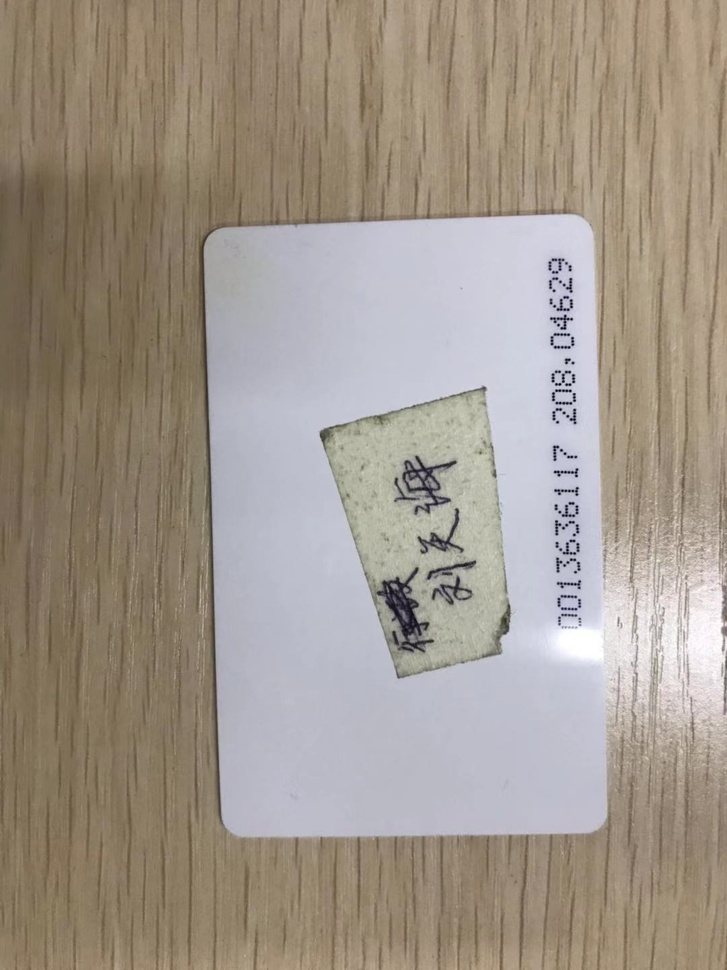
#> input picture opencv_test1/card_1.jpg, 727 x 970 px, shrunk from 1080 x 1440 before the run, found by its file name
$ python 3.py
#> lines starting #> are read from the running program, lines starting #| are printed output that depends on the picture; after the words box and inside, x2 and y2 are one past the last pixel; in counts of white or black regions, pixels touching at a corner belong together
import cv2
import numpy as np

img = cv2.imread("/home/python/Desktop/opencv_test/opencv_test1/card_1.jpg")
#> img is the input picture: shape (970, 727, 3); mean B, G, R 139.1, 150.5, 160.8
img = cv2.GaussianBlur(img, (3, 3), 0)
img1 = cv2.cvtColor(img, cv2.COLOR_BGR2GRAY)
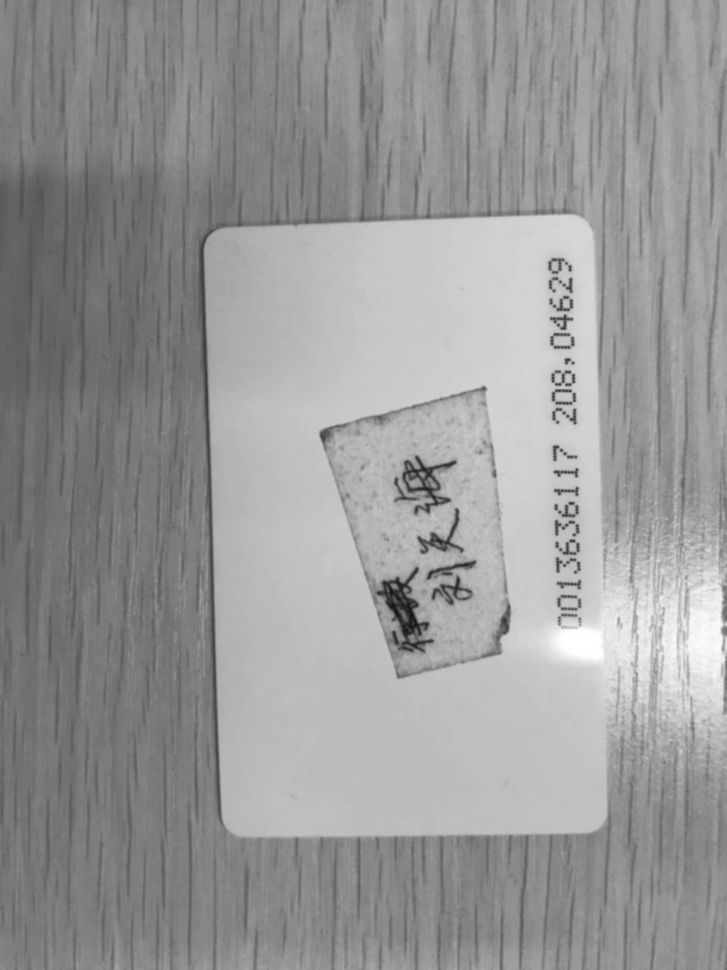
#> img1: shape (970, 727); min 20, max 255, mean 152.3
ret, img_thresh = cv2.threshold(img1, 0, 255, cv2.THRESH_OTSU)
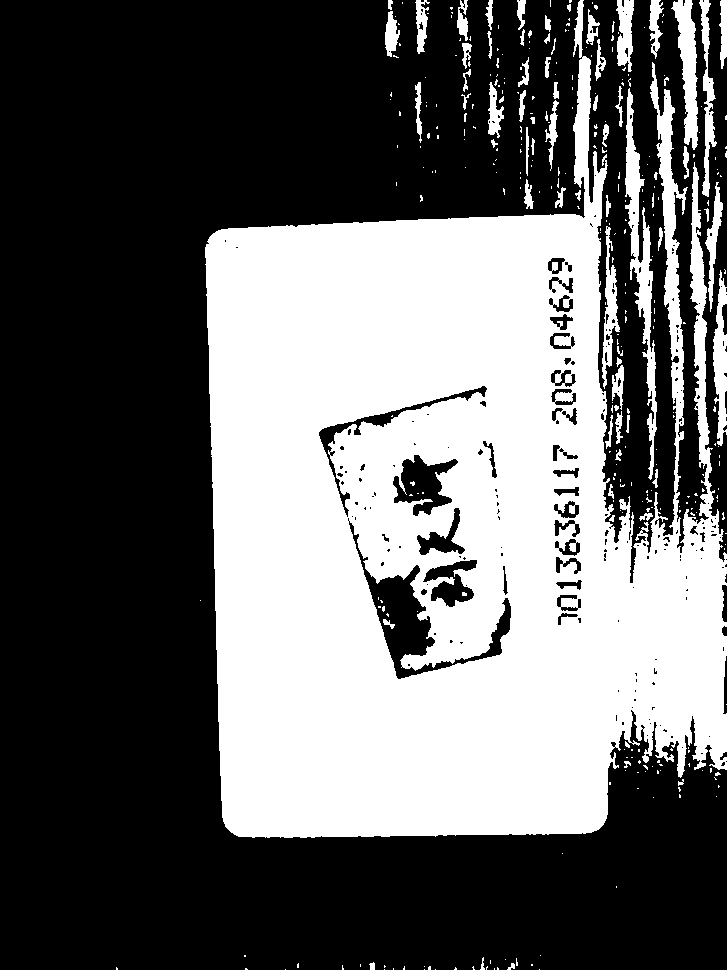
#> img_thresh: shape (970, 727); 40.1% white; 350 white regions (276 under 20 px), largest, box (x1, y1, x2, y2) and area: (205, 0, 727, 838) 263104, (625, 88, 657, 480) 3616, (671, 0, 698, 150) 2044
#> ret = 158

cv2.imshow("img_thresh", img_thresh)
cv2.waitKey(0)
cv2.destroyAllWindows()

$ run again, with opencv_test1/card_img_100.jpg copied over opencv_test1/card_1.jpg
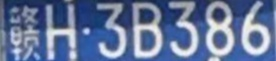
#> input picture opencv_test1/card_img_100.jpg, 276 x 61 px, found by its file name
#> img is the input picture: shape (61, 276, 3); mean B, G, R 154, 117.5, 100.4
#> `img1 = cv2.cvtColor(img, cv2.COLOR_BGR2GRAY)`:
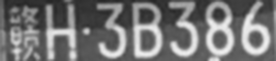
#> img1: shape (61, 276); min 38, max 239, mean 116.6
#> `ret, img_thresh = cv2.threshold(img1, 0, 255, cv2.THRESH_OTSU)`:
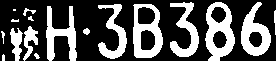
#> img_thresh: shape (61, 276); 32.9% white; 17 white regions (4 under 20 px), largest, box (x1, y1, x2, y2) and area: (205, 2, 235, 61) 985, (133, 4, 163, 58) 900, (241, 2, 271, 56) 819
#> ret = 133

$ run again, with opencv_test1/card_img_101.jpg copied over opencv_test1/card_1.jpg
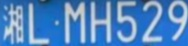
#> input picture opencv_test1/card_img_101.jpg, 188 x 46 px, found by its file name
#> img is the input picture: shape (46, 188, 3); mean B, G, R 192.3, 133.8, 82
#> `img1 = cv2.cvtColor(img, cv2.COLOR_BGR2GRAY)`:
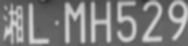
#> img1: shape (46, 188); min 45, max 216, mean 125.1
#> `ret, img_thresh = cv2.threshold(img1, 0, 255, cv2.THRESH_OTSU)`:
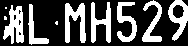
#> img_thresh: shape (46, 188); 32.3% white; 10 white regions (3 under 20 px), largest, box (x1, y1, x2, y2) and area: (65, 3, 86, 43) 479, (3, 5, 24, 44) 476, (91, 2, 111, 43) 420
#> ret = 138
